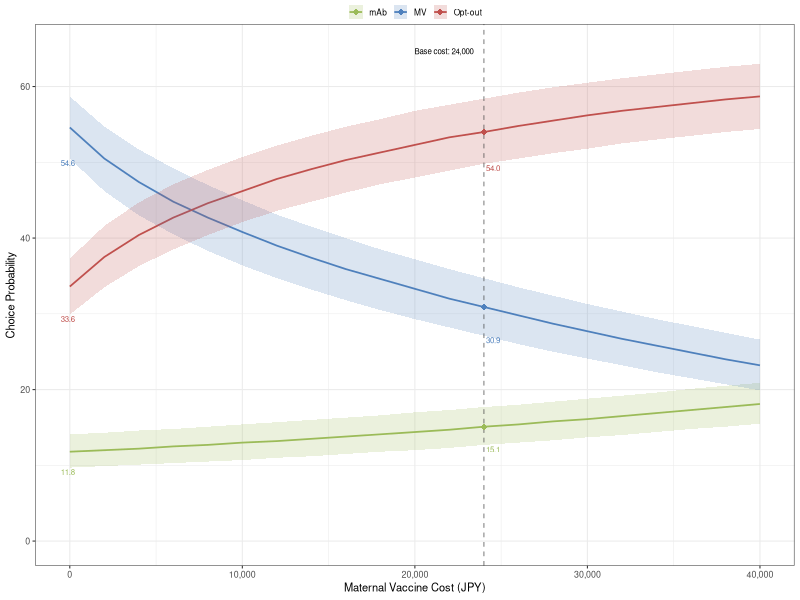
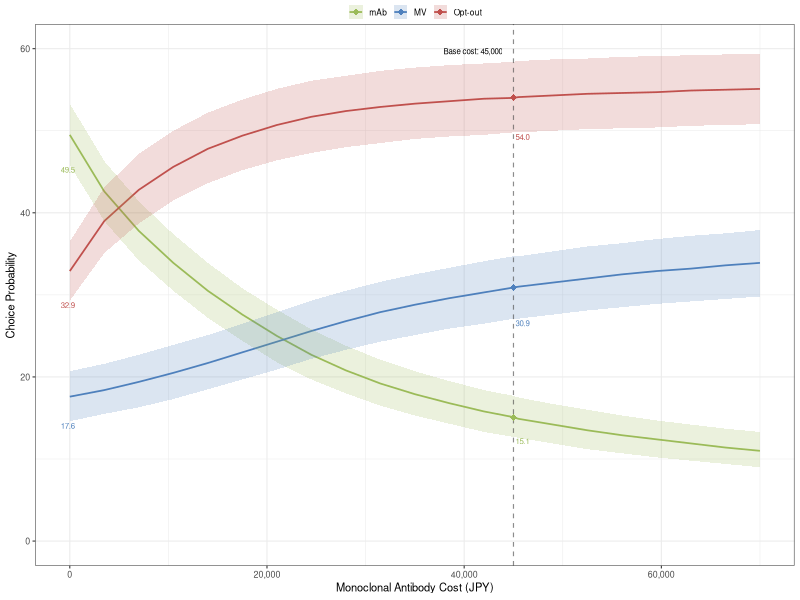

The R source for these figures, in order:
# ===========================================================================
# Title: 20_hcm_costCont_ranInt_ranCoeff_choiceProb_plot.r
# Date: 2026-09-10
# ===========================================================================

# ------------------------------------------------------------------------
# SECTION 1: Load library
# ------------------------------------------------------------------------

# Load packages
library(here)
library(dplyr)
library(ggplot2)

# ------------------------------------------------------------------------
# SECTION 2: Load results from Monte Carlo simulations
# ------------------------------------------------------------------------

df_mv <- read.csv(here("data", "choiceProb_mvCost.csv"))

df_mab <- read.csv(here("data", "choiceProb_mabCost.csv"))

# ------------------------------------------------------------------------
# SECTION 3: Transform data for plotting
# ------------------------------------------------------------------------

# Format cost & probabilities
df_mv_plot <- df_mv %>%
    mutate(
        Cost = Cost * 100000, # Convert to JPY
        across(Mean:Upper_UI, ~ .x * 100) # Convert to %
    )
df_mab_plot <- df_mab %>%
    mutate(
        Cost = Cost * 100000, # Convert to JPY
        across(Mean:Upper_UI, ~ .x * 100) # Convert to %
    )

# Normalize mean probabilities to sum to 100%
norm_meanProb <- function(df) {
    df %>%
        group_by(Cost) %>%
        mutate(
            Mean = {
                raw_mean <- Mean / sum(Mean) * 100
                rounded_mean <- round(raw_mean, 1)
                correction <- round(100 - sum(rounded_mean), 1)
                rounded_mean[which.max(raw_mean)] <-
                    rounded_mean[which.max(raw_mean)] + correction
                rounded_mean
            }
        ) %>%
        ungroup() %>%
        mutate(across(Lower_UI:Upper_UI, ~ round(.x, 1)))
}

df_mv_plot <- norm_meanProb(df_mv_plot)
df_mab_plot <- norm_meanProb(df_mab_plot)

# ------------------------------------------------------------------------
# SECTION 4: Plot choice probabilities by product cost
# ------------------------------------------------------------------------

color_manual <- c(
    "MV" = "#4F81BD",
    "mAb" = "#9BBB59",
    "Opt-out" = "#C0504D"
)

# Function to plot choice probabilities by product cost
plot_choiceProb <- function(df, base_cost, x_label) {
    # Isolate probabilities for annotation
    prob_c0 <- df[df$Cost == 0, ] # 0 JPY
    prob_base <- df[df$Cost == base_cost, ] # Base cost
    # Add comma separator for plotting
    base_cost_label <- format(base_cost, big.mark = ",")
    # Calculate maximum y-axis value for plotting
    y_max <- ceiling(max(df$Upper_UI) / 5) * 5
    # Plot line plot with uncertainty intervals
    plot <- ggplot(df, aes(x = Cost, y = Mean, color = Alt)) +
        geom_line(linewidth = 0.6) +
        geom_ribbon(
            aes(ymin = Lower_UI, ymax = Upper_UI, fill = Alt),
            alpha = 0.2,
            color = NA
        ) +
        geom_vline(
            xintercept = base_cost,
            linetype = "dashed",
            color = "#404040",
            linewidth = 0.4,
            alpha = 0.6
        ) +
        geom_point(
            data = prob_base,
            aes(x = Cost, y = Mean, color = Alt),
            size = 2,
            shape = 18
        ) +
        geom_text(
            data = prob_c0,
            aes(x = Cost, y = Lower_UI, label = sprintf("%.1f", Mean)),
            vjust = 1.25,
            hjust = 0.65,
            size = 2,
            show.legend = FALSE
        ) +
        geom_text(
            data = prob_base,
            aes(x = Cost, y = Lower_UI, label = sprintf("%.1f", Mean)),
            vjust = 1.25,
            hjust = -0.15,
            size = 2,
            show.legend = FALSE
        ) +
        annotate(
            "text",
            x = base_cost * 0.975,
            y = y_max * 0.995,
            label = paste0("Base cost: ", base_cost_label),
            hjust = 1,
            vjust = 0.5,
            size = 2
        ) +
        labs(
            x = x_label,
            y = "Choice Probability"
        ) +
        theme_bw(base_size = 8) +
        theme(
            legend.position = "top",
            legend.margin = margin(t = -1, b = -5),
            legend.key.size = unit(0.4, "cm"),
            legend.title = element_blank(),
            legend.text = element_text(size = 6)
        ) +
        scale_color_manual(values = color_manual) +
        scale_fill_manual(values = color_manual) +
        scale_x_continuous(labels = scales::comma) +
        coord_cartesian(ylim = c(0, y_max))
    # Return plot
    return(plot)
}

# Plot & save figures
choiceProb_mvCost <- plot_choiceProb(
    df_mv_plot,
    base_cost = 24000,
    x_label = "Maternal Vaccine Cost (JPY)"
)
ggsave(
    here("figs", "choiceProb_mvCost_linePlot.png"),
    plot = choiceProb_mvCost,
    width = 10,
    height = 6,
    units = "cm",
    dpi = 600
)
choiceProb_mabCost <- plot_choiceProb(
    df_mab_plot,
    base_cost = 45000,
    x_label = "Monoclonal Antibody Cost (JPY)"
)
ggsave(
    here("figs", "choiceProb_mabCost_linePlot.png"),
    plot = choiceProb_mabCost,
    width = 10,
    height = 6,
    units = "cm",
    dpi = 600
)
cat("\nPlot successfully saved!\n")
